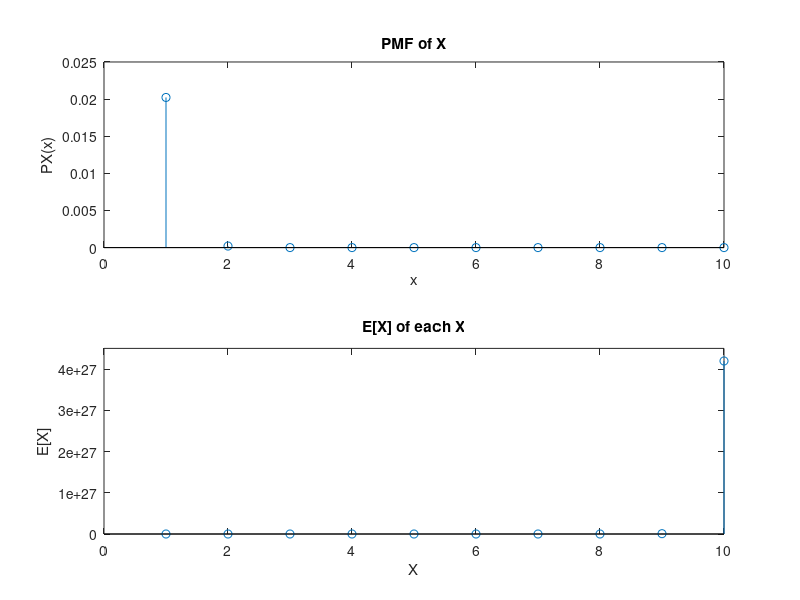

MATLAB code to generate this figure:
% a) 
% 	20 possible numbers can appear on a card 4 times. This is equal to
% 	20Choose4. 20Choose4 = 4845 possible combinations. A winning combination
% 	is only one combination. This means the probability of a random ticket
% 	holding the winning combination is 1/4845 = 0.0002064.
% b)
% 	Since there is only winners and losers(2 outcomes) and we are trying to
% 	find the number of winning tickets, this random variable is a Binomial
% 	Random Variable. This can be modelled by
% 	PX(x)=(nChoosex)(p^x)(1-p)^(n-x).

figure;

% c)
p = 1/4845; % probability of a winning ticket
n = 100;    % number of available tickets
PMF = zeros(1,10);  % Probability Mass Function vector

for x=1:10
    % Binomial RV formula 
    PMF(x)=nchoosek(n,x)*(p^x)*(1-p)^(n-x);
end

subplot(2,1,1);
stem(PMF);
axis([0 10 0 0.025]);
xlabel('x');
ylabel('PX(x)');
title('PMF of X');

% d)
prize_pool = 10000; % prize pool of $10000
E = zeros(1, 10);   % Expected Value vector

for i=1:10
    E(i) = prize_pool / PMF(i);
end

subplot(2,1,2);
stem(E);
axis([0 10 0 4.5*10^27]);
xlabel('X');
ylabel('E[X]');
title('E[X] of each X');